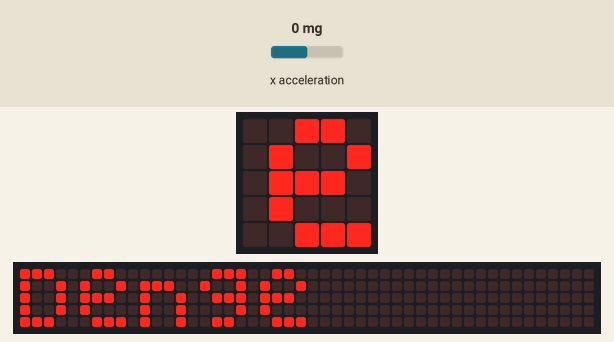
This program was run on a simulated BBC micro:bit running MicroPython. Parts: the board's 5×5 LED display, a strip that is not on the board, showing the scrolling text unrolled. The inputs (shaded band) are chosen by the test bench; at power-on: x acceleration 0 mg. The 48×5 strip is a reading aid, not a part: it shows the text the display is scrolling, unrolled, one strip-width of it at a time.

Above: at 1.27 s.
1.3 s: x acceleration set to -19 mg
6.7 s: x acceleration set to -23 mg
At 8.77 s:
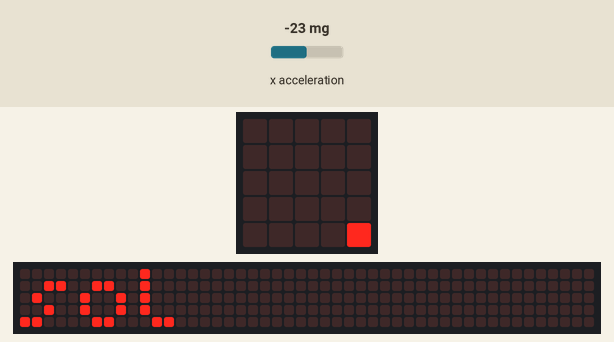
12.1 s: x acceleration set to 750 mg
At 14.17 s:
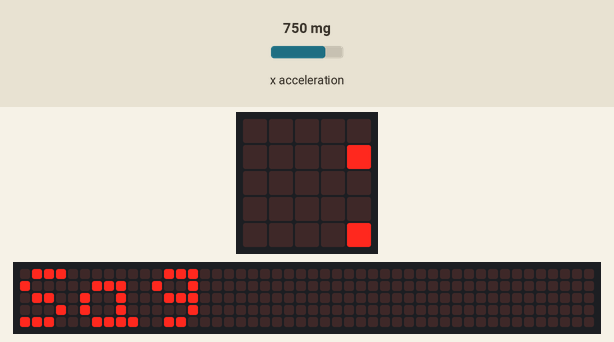
17.5 s: x acceleration set to 23 mg
22.9 s: x acceleration set to 19 mg
At 23.17 s:
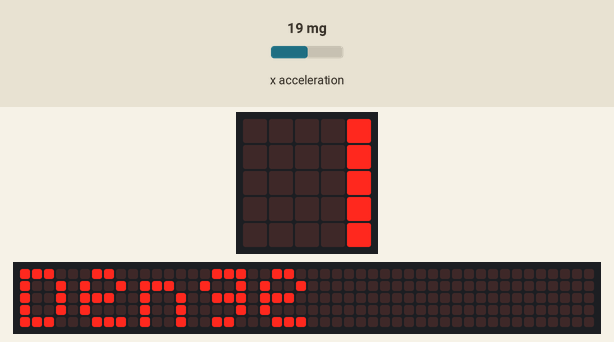
28.3 s: x acceleration set to -1440 mg
At 32.02 s:
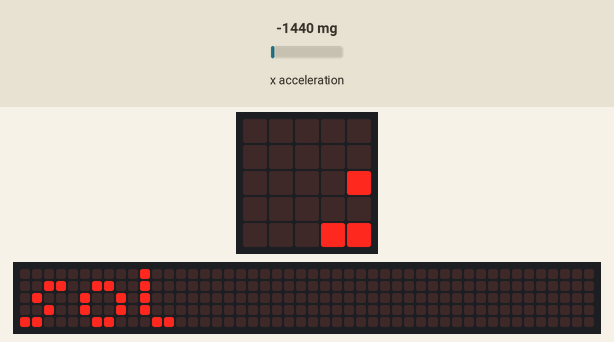

Measured:
- the behaviour switches between -20 and -21 mg on x acceleration (found by bisection; images 0 and 1)
- the behaviour switches between 21 and 20 mg on x acceleration (found by bisection; images 2 and 3)
- after the input at 6.7 s, the display: first differs from a run without the input after 2.0 s (image 1)
- after the input at 12.1 s, the display: first differs from a run without the input after 2.0 s (image 2)
- after the input at 22.9 s, the display: first differs from a run without the input after 0.20 s (image 3)
- after the input at 28.3 s, the display: first differs from a run without the input after 3.5 s (image 4 shows a later state)

The program:

su_terazisi.py
```python
# Add your Python code here. E.g.
from microbit import *


while True:
    deger = accelerometer.get_x()
    if deger > 20:
        display.scroll("Sag")
    elif deger < -20 :
        display.scroll("sol")
    else:
        display.scroll("Denge")
```
